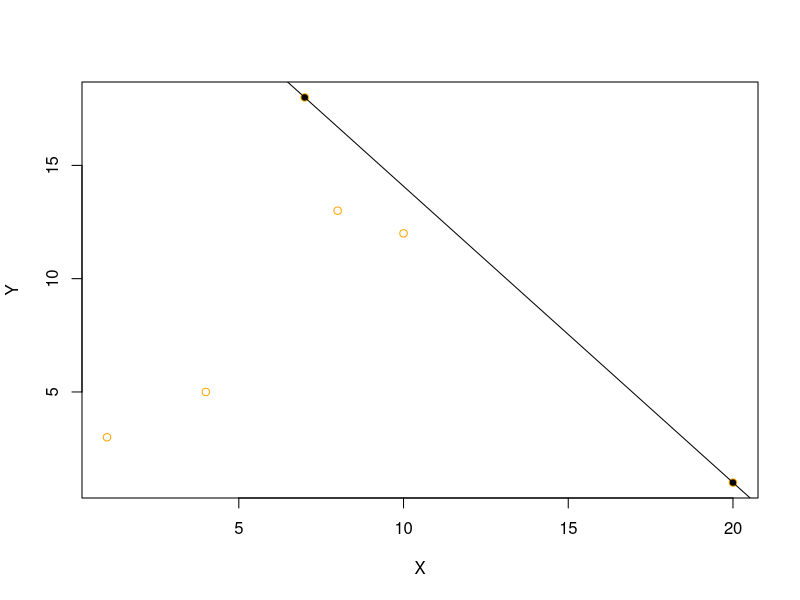
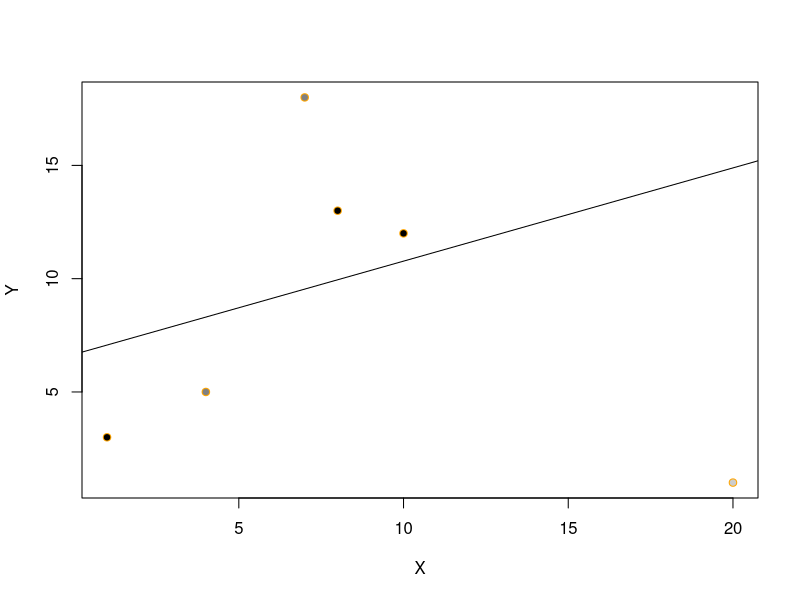
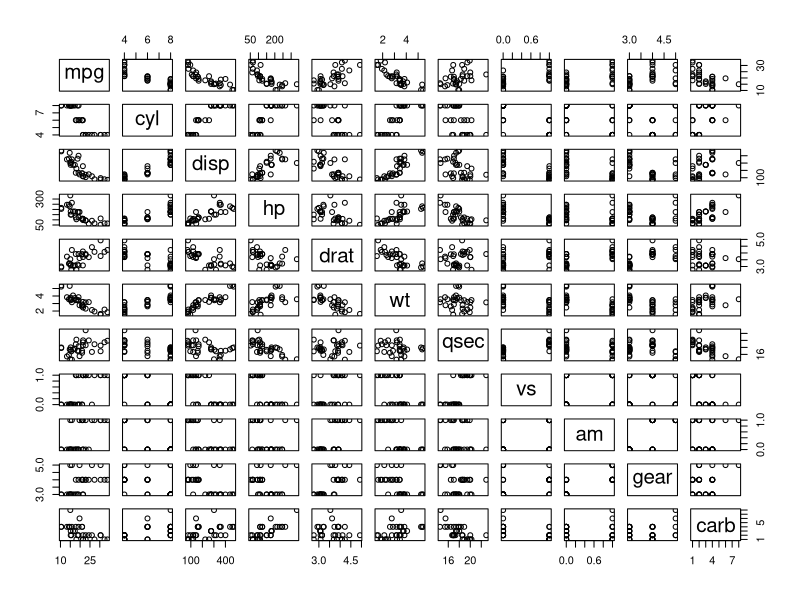
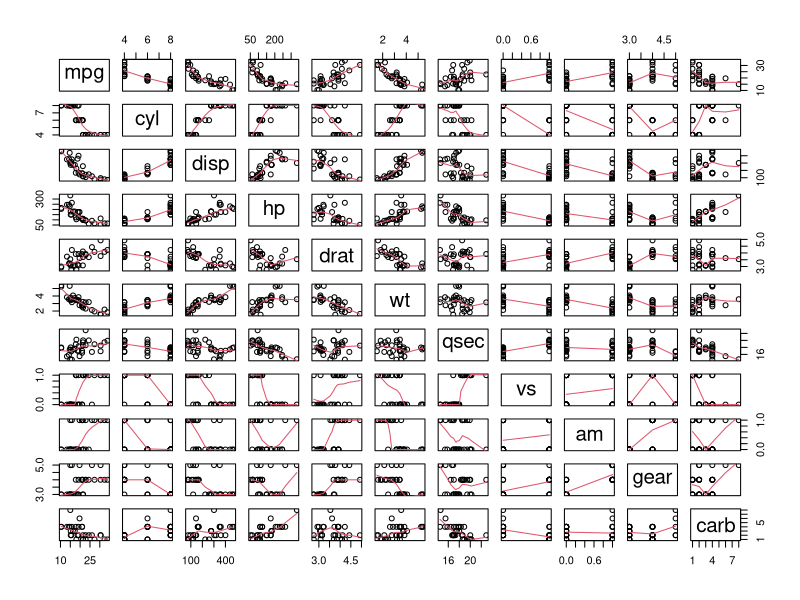

Write the R code that produced these figures, in order.
## ---- chunk 1
X <- c(1, 4,7, 8,  10, 20)

Y <- c(3, 5, 18, 13, 12,   1)
## ---- chunk 2
# Just Cherrypick your data :D
# Anything above 1 just becomes the new 100%
# Weighting systems are unguessable
# Reproducability crisis
# 'Peer reviewed'
# Show your everything and be transparent

w <- c(0, 0, 1, 0, 0, 1)

mylm <- lm(Y ~ X, weights=w)

plot(Y ~ X, pch=21, bg=rgb(1-w,1-w,1-w), col="orange")

abline(mylm)
## ---- chunk 3
w <- c(1, .5, .5, 1, 1, .2)

mylm <- lm(Y ~ X, weights=w)

plot(Y ~ X, pch=21, bg=rgb(1-w,1-w,1-w), col="orange")

abline(mylm)
## ---- chunk 4
pairs(mtcars)
pairs(mtcars,panel=panel.smooth)
## ---- chunk 5

